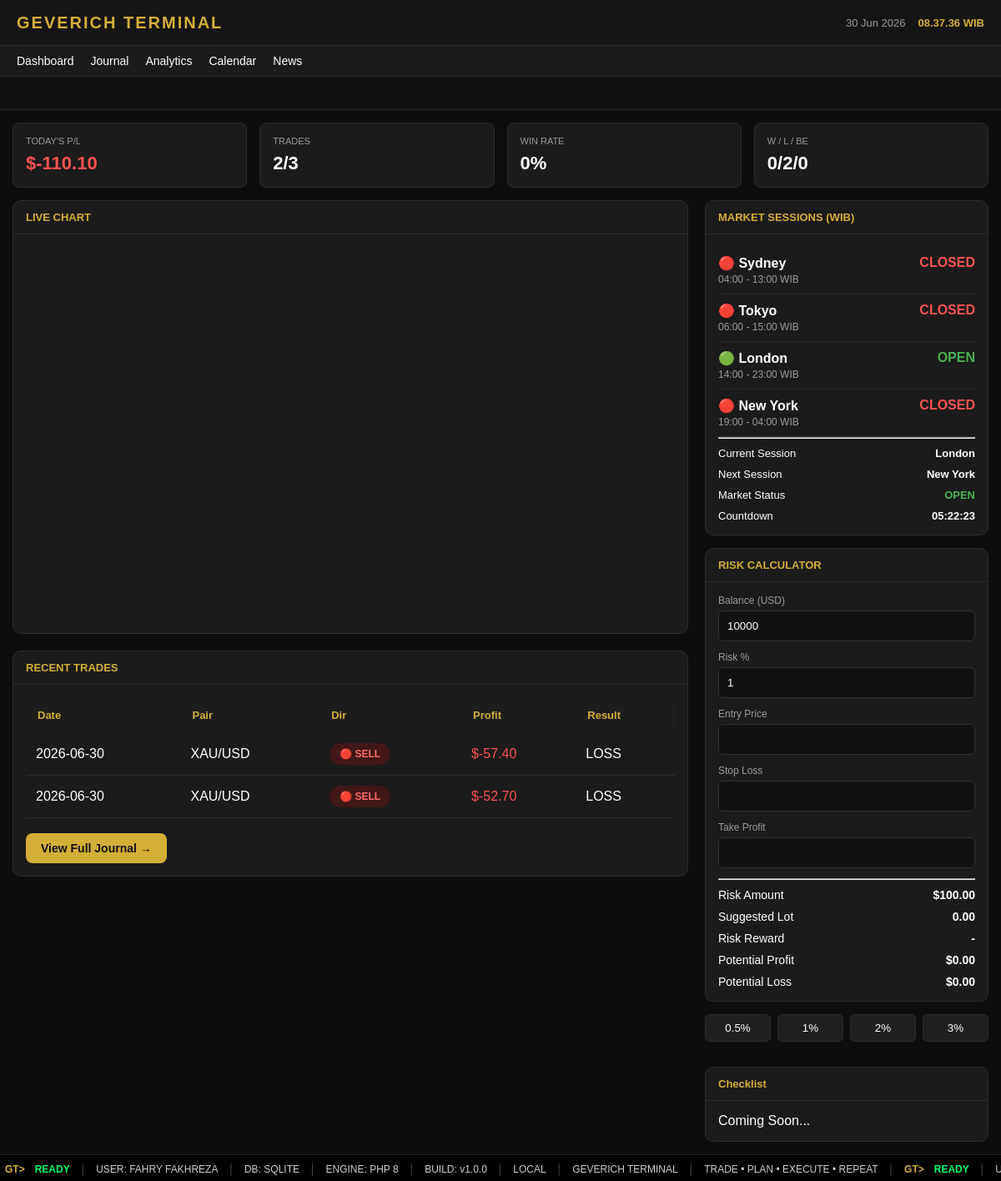
Before: / with the older database file.
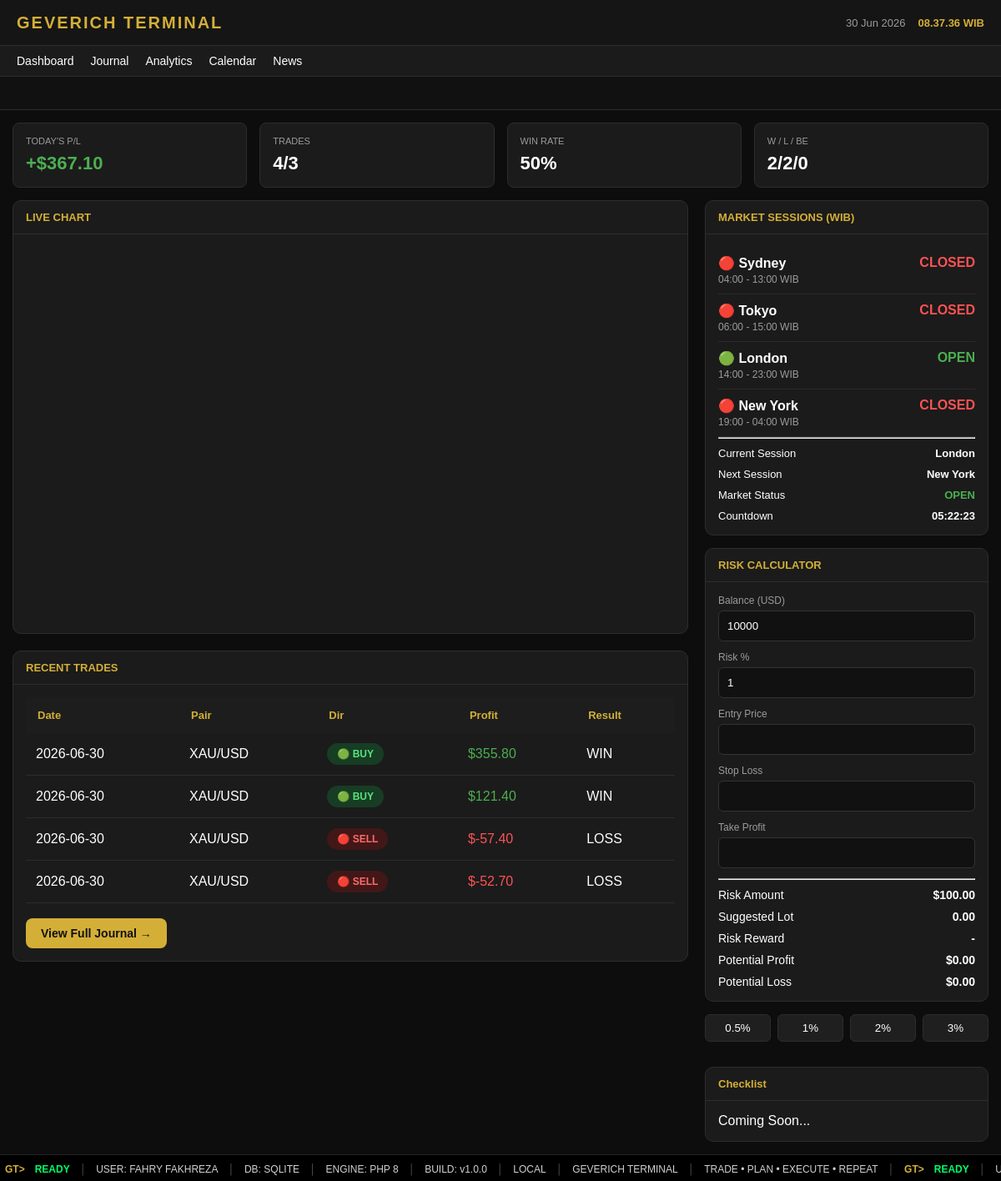
After: the same page with the newer database file.
### tables this page shows
CREATE TABLE trades (

id INTEGER PRIMARY KEY AUTOINCREMENT,

tanggal TEXT NOT NULL,

pair TEXT NOT NULL,

direction TEXT NOT NULL,

entry_price REAL NOT NULL,

sl REAL,

tp REAL,

exit_price REAL,

lot REAL,

profit_usd REAL DEFAULT 0,

hasil TEXT,

emotion TEXT,

note TEXT,

created_at DATETIME DEFAULT CURRENT_TIMESTAMP

);

### pages/dashboard.php (called while the page is built)
<?php require 'components/dashboard-stats.php'; ?>
<?php require 'components/chart.php'; ?>

### components/chart.php (the view)
<div class="dashboard-layout">
    <div class="dashboard-left">
        <section class="chart-card">
            <div class="panel-title">
                LIVE CHART
            </div>
            <div class="chart-body">
                <div id="tv_chart"></div>
            </div>
        </section>
        <section class="card journal-preview">
            <div class="panel-title">
                RECENT TRADES
            </div>
    <div class="panel-content">
        <?php
        $db = getDB();
        $trades = $db->query("
        SELECT *
        FROM trades
        ORDER BY id DESC
        LIMIT 5
        ")->fetchAll();
        ?>
        <table class="trade-table">
            <thead>
                <tr>
                    <th>Date</th>
                    <th>Pair</th>
                    <th>Dir</th>
                    <th>Profit</th>
                    <th>Result</th>
                </tr>
            </thead>
            <tbody>
            <?php foreach($trades as $trade): ?>
            <tr>
                <td><?= $trade['tanggal'] ?></td>
                <td><?= $trade['pair'] ?></td>
<td>
<?php if($trade['direction']=="BUY"): ?>
<span class="badge badge-buy">
🟢 BUY
</span>
<?php else: ?>
<span class="badge badge-sell">
🔴 SELL
</span>
<?php endif; ?>
</td>
 <td>
<?php
$profit=(float)$trade['profit_usd'];
?>
<span style="color:<?= $profit>=0 ? '#4caf50' : '#ff5252' ?>">
$<?= number_format($profit,2) ?>
</span>
</td>
                <td><?= $trade['hasil'] ?></td>
            </tr>
            <?php endforeach; ?>
            </tbody>
        </table>
        <br>
        <a href="?page=journal" class="btn btn-primary">
            View Full Journal →
        </a>
    </div>
</section>
    </div>
    <aside class="sidebar">
        <?php require __DIR__.'/sessions.php'; ?>
        <?php require __DIR__.'/risk-calculator.php'; ?>
        <?php require __DIR__.'/checklist.php'; ?>
    </aside>
</div>

### components/dashboard-stats.php
<?php
$db = getDB();
$today = date('Y-m-d');
$stmt = $db->prepare("
SELECT
COUNT(*) total,
SUM(CASE WHEN hasil='WIN' THEN 1 ELSE 0 END) wins,
SUM(CASE WHEN hasil='LOSS' THEN 1 ELSE 0 END) losses,
SUM(CASE WHEN hasil='BE' THEN 1 ELSE 0 END) bes,
COALESCE(SUM(profit_usd),0) pnl
FROM trades
WHERE DATE(tanggal)=?
");
$stmt->execute([$today]);
$stats = $stmt->fetch(PDO::FETCH_ASSOC);
$totalTrades = $stats['total'] ?? 0;
$wins = $stats['wins'] ?? 0;
$losses = $stats['losses'] ?? 0;
$bes = $stats['bes'] ?? 0;
$pnl = $stats['pnl'] ?? 0;
$winRate = $totalTrades > 0
? round(($wins / $totalTrades) * 100)
: 0;
?>
<div class="dashboard-stats">
    <div class="stat-card">
        <div class="stat-title">Today's P/L</div>
        <div class="stat-value <?= $pnl >= 0 ? 'profit' : 'loss' ?>">
            <?= $pnl >= 0 ? '+' : '' ?>$<?= number_format($pnl,2) ?>
        </div>
    </div>
    <div class="stat-card">
        <div class="stat-title">Trades</div>
        <div class="stat-value">
            <?= $totalTrades ?>/3
        </div>
    </div>
    <div class="stat-card">
        <div class="stat-title">Win Rate</div>
        <div class="stat-value">
            <?= $winRate ?>%
        </div>
    </div>
    <div class="stat-card">
        <div class="stat-title">W / L / BE</div>
        <div class="stat-value">
            <?= $wins ?>/<?= $losses ?>/<?= $bes ?>
        </div>
    </div>
</div>

### components/sessions.php (shortened to what the changed rows need)
<?php
$now = time();
$day = date("N");
$isWeekend = ($day >= 6);
$order = ["Sydney", "Tokyo", "London", "New York"];
$sessions = [
    "Sydney" => ["start" => "04:00", "end" => "13:00"],
    "Tokyo"  => ["start" => "06:00", "end" => "15:00"],
    "London" => ["start" => "14:00", "end" => "23:00"],
    "New York" => ["start" => "19:00", "end" => "04:00"]
];
function isOpenSession($start, $end, $now)
{
    $startTS = strtotime(date("Y-m-d") . " " . $start);
    $endTS   = strtotime(date("Y-m-d") . " " . $end);
    if ($endTS < $startTS) {
        return ($now >= $startTS || $now < $endTS);
    }
    return ($now >= $startTS && $now < $endTS);
}
$current = "None";
foreach ($order as $name) {
    if (!$isWeekend && isOpenSession($sessions[$name]['start'], $sessions[$name]['end'], $now)) {
        $current = $name;
        break;
    }
}
$nextSession = null;
foreach ($order as $name) {
    $start = $sessions[$name]['start'];
    $ts = strtotime(date("Y-m-d") . " " . $start);
    if ($ts > $now) {
        $nextSession = $name;
        break;
    }
}
$marketStatus = $isWeekend ? "CLOSED" : "OPEN";
?>
<div class="card">
    <div class="panel-title">
        MARKET SESSIONS (WIB)
    </div>
    <div class="panel-content">
        <?php foreach ($sessions as $name => $s): ?>
            <?php
            $status = "CLOSED";
            $class = "session-close";
            $icon = "🔴";
            if ($isWeekend) {
                $status = "WEEKEND";
                $class = "session-weekend";
                $icon = "⚫";
            } else {
                if (isOpenSession($s['start'], $s['end'], $now)) {
                    $status = "OPEN";
                    $class = "session-open";
                    $icon = "🟢";
                }
            }
            ?>
            <div class="session-row">
                <div>
                    <?= $icon ?>
                    <strong><?= $name ?></strong>
                    <div class="session-time">
                        <?= $s['start'] ?> - <?= $s['end'] ?> WIB
                    </div>
                </div>
                <div class="<?= $class ?>">
                    <?= $status ?>
                </div>
            </div>
        <?php endforeach; ?>
        <hr>
        <div class="session-footer">
            <div>Current Session</div>
            <strong><?= $current ?></strong>
        </div>
        <div class="session-footer">
            <div>Next Session</div>
            <strong><?= $nextSession ?></strong>
        </div>
        <div class="session-footer">
            <div>Market Status</div>
            <strong class="<?= $isWeekend ? 'session-weekend' : 'session-open' ?>">
                <?= $marketStatus ?>
            </strong>
        </div>
        <div class="session-footer">
            <div>Countdown</div>
            <strong id="countdown">
            </strong>
        </div>
    </div>
</div>

Changed rows visible on the page:
added trades: tanggal "2026-06-30", pair "XAU/USD", direction "🟢 BUY", profit_usd "355.80", hasil "WIN"
added trades: tanggal "2026-06-30", pair "XAU/USD", direction "🟢 BUY", profit_usd "121.40", hasil "WIN"
Other visible differences:
$pnl: "-110.10" → "367.10"
$totalTrades: "2" → "4"
$winRate: "0" → "50"
$wins: "0" → "2"
